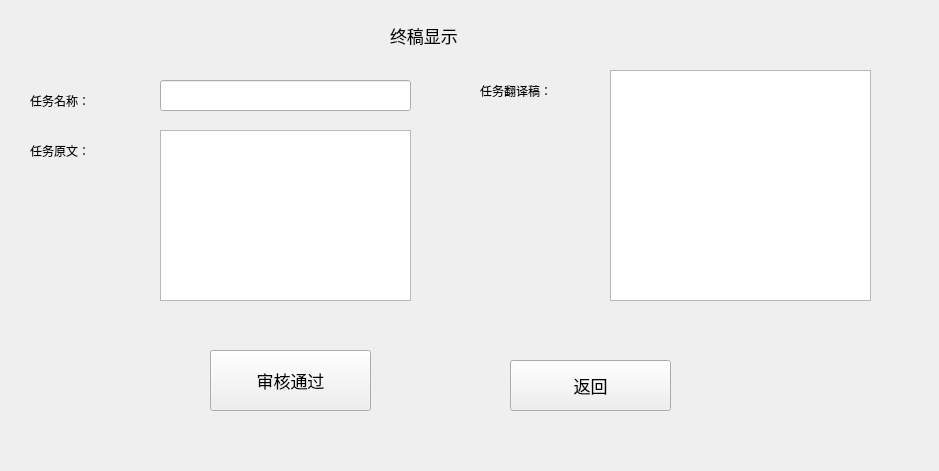
<?xml version="1.0" encoding="UTF-8"?>
<ui version="4.0">
 <class>launcherGetw</class>
 <widget class="QWidget" name="launcherGetw">
  <property name="geometry">
   <rect>
    <x>0</x>
    <y>0</y>
    <width>939</width>
    <height>471</height>
   </rect>
  </property>
  <property name="windowTitle">
   <string>Form</string>
  </property>
  <widget class="QLabel" name="label">
   <property name="geometry">
    <rect>
     <x>390</x>
     <y>10</y>
     <width>131</width>
     <height>51</height>
    </rect>
   </property>
   <property name="font">
    <font>
     <pointsize>13</pointsize>
    </font>
   </property>
   <property name="text">
    <string>终稿显示</string>
   </property>
  </widget>
  <widget class="QLineEdit" name="lBookIntro">
   <property name="geometry">
    <rect>
     <x>160</x>
     <y>80</y>
     <width>251</width>
     <height>31</height>
    </rect>
   </property>
  </widget>
  <widget class="QLabel" name="label_2">
   <property name="geometry">
    <rect>
     <x>30</x>
     <y>90</y>
     <width>101</width>
     <height>21</height>
    </rect>
   </property>
   <property name="text">
    <string>任务名称：</string>
   </property>
  </widget>
  <widget class="QTextEdit" name="tOriginText">
   <property name="geometry">
    <rect>
     <x>160</x>
     <y>130</y>
     <width>251</width>
     <height>171</height>
    </rect>
   </property>
  </widget>
  <widget class="QLabel" name="label_3">
   <property name="geometry">
    <rect>
     <x>30</x>
     <y>140</y>
     <width>101</width>
     <height>21</height>
    </rect>
   </property>
   <property name="text">
    <string>任务原文：</string>
   </property>
  </widget>
  <widget class="QTextEdit" name="tTranslation">
   <property name="geometry">
    <rect>
     <x>610</x>
     <y>70</y>
     <width>261</width>
     <height>231</height>
    </rect>
   </property>
  </widget>
  <widget class="QLabel" name="label_4">
   <property name="geometry">
    <rect>
     <x>480</x>
     <y>80</y>
     <width>101</width>
     <height>21</height>
    </rect>
   </property>
   <property name="text">
    <string>任务翻译稿：</string>
   </property>
  </widget>
  <widget class="QPushButton" name="bPass">
   <property name="geometry">
    <rect>
     <x>210</x>
     <y>350</y>
     <width>161</width>
     <height>61</height>
    </rect>
   </property>
   <property name="font">
    <font>
     <pointsize>13</pointsize>
    </font>
   </property>
   <property name="text">
    <string>审核通过</string>
   </property>
  </widget>
  <widget class="QPushButton" name="bReturn">
   <property name="geometry">
    <rect>
     <x>510</x>
     <y>360</y>
     <width>161</width>
     <height>51</height>
    </rect>
   </property>
   <property name="font">
    <font>
     <pointsize>13</pointsize>
    </font>
   </property>
   <property name="text">
    <string>返回</string>
   </property>
  </widget>
 </widget>
 <resources/>
 <connections/>
</ui>
